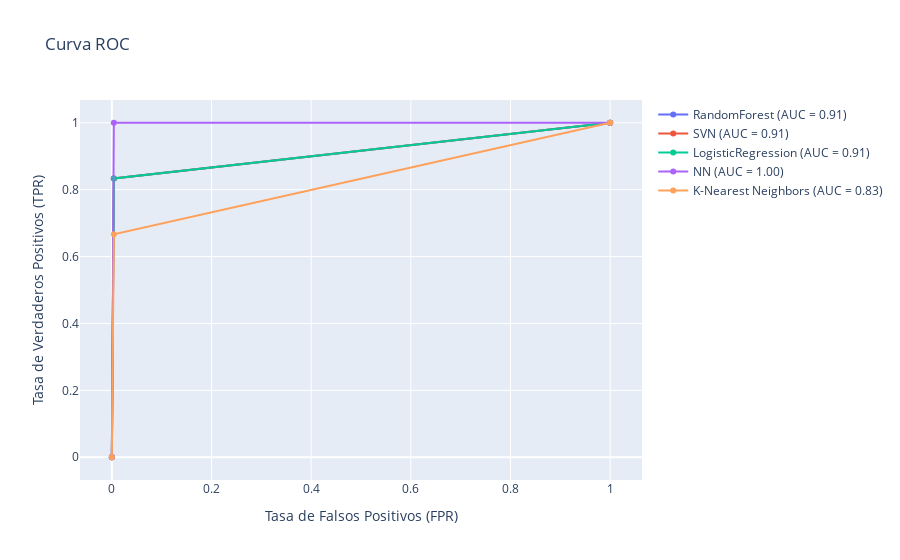

This figure's notebook cell:
### Code cell
from sklearn.metrics import roc_curve, auc
import plotly.graph_objects as go

# Calcular la tasa de verdaderos positivos (TPR) y la tasa de falsos positivos (FPR)
rf_fpr, rf_tpr, _ = roc_curve(y_test, rf_test_pred)
svm_fpr, svm_tpr, _ = roc_curve(y_test, svm_test_pred)
lr_fpr, lr_tpr, _ = roc_curve(y_test, lr_test_pred)
nn_fpr, nn_tpr, _ = roc_curve(y_test, nn_test_pred_binary)
knn_fpr, knn_tpr, _ = roc_curve(y_test, knn_test_pred)


# Calcular el área bajo la curva ROC (AUC)
roc_auc_rf = auc(rf_fpr, rf_tpr)
roc_auc_svm = auc(svm_fpr, svm_tpr)
roc_auc_lr = auc(lr_fpr, lr_tpr)
roc_auc_nn = auc(nn_fpr, nn_tpr)
roc_auc_knn = auc(knn_fpr, knn_tpr)

# Graficar la curva ROC
fig = go.Figure()
# Plotear la curva ROC inicial
fig.add_trace(go.Scatter(x=rf_fpr, y=rf_tpr, name='RandomForest (AUC = %0.2f)'% roc_auc_rf))
fig.add_trace(go.Scatter(x=svm_fpr, y=svm_tpr, name='SVN (AUC = %0.2f)' % roc_auc_svm))
fig.add_trace(go.Scatter(x=lr_fpr, y=lr_tpr, name='LogisticRegression (AUC = %0.2f)' % roc_auc_lr))
fig.add_trace(go.Scatter(x=nn_fpr, y=nn_tpr, name='NN (AUC = %0.2f)' % roc_auc_nn))
fig.add_trace(go.Scatter(x=knn_fpr, y=knn_tpr, name='K-Nearest Neighbors (AUC = %0.2f)' % roc_auc_knn))

fig.update_layout(
    title='Curva ROC',
    xaxis_title='Tasa de Falsos Positivos (FPR)',
    yaxis_title='Tasa de Verdaderos Positivos (TPR)',
    hovermode='x'
)
fig.show()

### Figure 1 — Plotly figure (JSON) as saved in the notebook; plotly's stock layout.template omitted (floating-point values rounded to 4 significant figures)
{"data": [{"name": "RandomForest (AUC = 0.91)", "type": "scatter", "x": [0, 0.003968, 1], "y": [0, 0.8333, 1]}, {"name": "SVN (AUC = 0.91)", "type": "scatter", "x": [0, 0.003968, 1], "y": [0, 0.8333, 1]}, {"name": "LogisticRegression (AUC = 0.91)", "type": "scatter", "x": [0, 0.003968, 1], "y": [0, 0.8333, 1]}, {"name": "NN (AUC = 1.00)", "type": "scatter", "x": [0, 0.003968, 1], "y": [0, 1, 1]}, {"name": "K-Nearest Neighbors (AUC = 0.83)", "type": "scatter", "x": [0, 0.003968, 1], "y": [0, 0.6667, 1]}], "layout": {"hovermode": "x", "title": {"text": "Curva ROC"}, "xaxis": {"title": {"text": "Tasa de Falsos Positivos (FPR)"}}, "yaxis": {"title": {"text": "Tasa de Verdaderos Positivos (TPR)"}}}}
